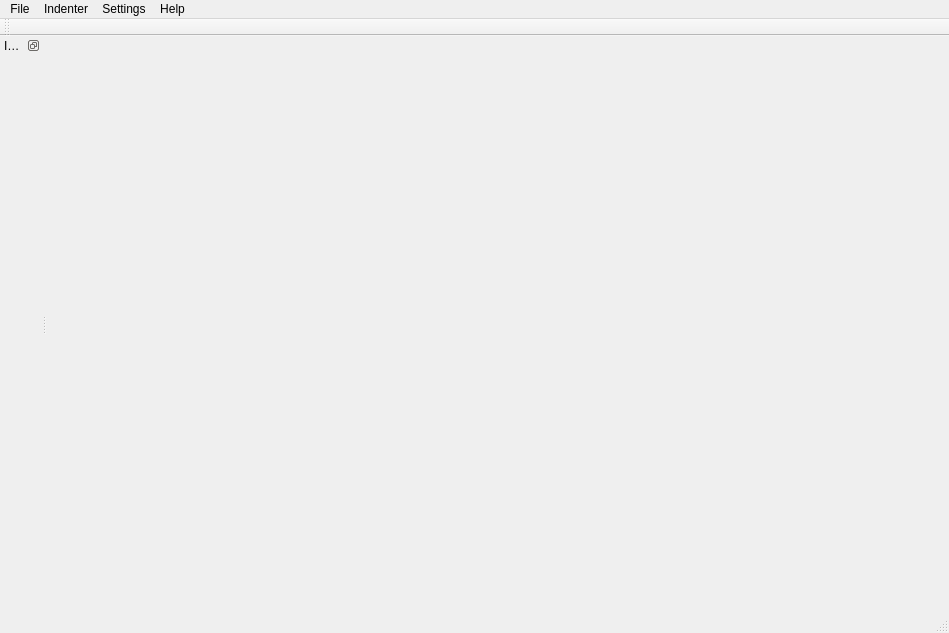
<ui version="4.0" >
 <author>Thomas_-_S</author>
 <class>IndentGui</class>
 <widget class="QMainWindow" name="IndentGui" >
  <property name="geometry" >
   <rect>
    <x>0</x>
    <y>0</y>
    <width>949</width>
    <height>633</height>
   </rect>
  </property>
  <property name="windowTitle" >
   <string>UniversalIndentGUI</string>
  </property>
  <property name="windowIcon" >
   <iconset resource="../resources/Icons.qrc" >:/mainWindow/icon2.png</iconset>
  </property>
  <widget class="QWidget" name="centralwidget" >
   <layout class="QHBoxLayout" >
    <property name="margin" >
     <number>0</number>
    </property>
    <property name="spacing" >
     <number>6</number>
    </property>
    <item>
     <layout class="QHBoxLayout" >
      <property name="margin" >
       <number>2</number>
      </property>
      <property name="spacing" >
       <number>0</number>
      </property>
     </layout>
    </item>
   </layout>
  </widget>
  <widget class="QStatusBar" name="statusbar" />
  <widget class="QMenuBar" name="menuBar" >
   <property name="geometry" >
    <rect>
     <x>0</x>
     <y>0</y>
     <width>949</width>
     <height>21</height>
    </rect>
   </property>
   <widget class="QMenu" name="menuFile" >
    <property name="title" >
     <string>File</string>
    </property>
    <widget class="QMenu" name="menuExport" >
     <property name="title" >
      <string>Export</string>
     </property>
     <addaction name="actionExportPDF" />
     <addaction name="actionExportHTML" />
    </widget>
    <addaction name="actionOpen_Source_File" />
    <addaction name="actionSave_Source_File" />
    <addaction name="actionSave_Source_File_As" />
    <addaction name="menuExport" />
    <addaction name="actionExit" />
   </widget>
   <widget class="QMenu" name="menuIndenter" >
    <property name="title" >
     <string>Indenter</string>
    </property>
    <addaction name="actionLoad_Indenter_Config_File" />
    <addaction name="actionSave_Indenter_Config_File" />
   </widget>
   <widget class="QMenu" name="menuHelp" >
    <property name="title" >
     <string>Help</string>
    </property>
    <addaction name="actionAbout_UniversalIndentGUI" />
   </widget>
   <widget class="QMenu" name="menuSettings" >
    <property name="title" >
     <string>Settings</string>
    </property>
    <addaction name="actionLive_Indent_Preview" />
    <addaction name="actionSyntax_Highlight" />
    <addaction name="actionWhiteSpaceVisible" />
    <addaction name="actionParameter_Tooltips" />
   </widget>
   <addaction name="menuFile" />
   <addaction name="menuIndenter" />
   <addaction name="menuSettings" />
   <addaction name="menuHelp" />
  </widget>
  <widget class="QDockWidget" name="dockWidget" >
   <property name="sizePolicy" >
    <sizepolicy>
     <hsizetype>3</hsizetype>
     <vsizetype>5</vsizetype>
     <horstretch>0</horstretch>
     <verstretch>0</verstretch>
    </sizepolicy>
   </property>
   <property name="features" >
    <set>QDockWidget::DockWidgetFloatable|QDockWidget::DockWidgetMovable|QDockWidget::NoDockWidgetFeatures</set>
   </property>
   <property name="allowedAreas" >
    <set>Qt::LeftDockWidgetArea|Qt::NoDockWidgetArea|Qt::RightDockWidgetArea</set>
   </property>
   <property name="windowTitle" >
    <string>Indenter Parameter</string>
   </property>
   <attribute name="dockWidgetArea" >
    <number>1</number>
   </attribute>
   <widget class="QWidget" name="dockWidgetContents" >
    <layout class="QHBoxLayout" >
     <property name="margin" >
      <number>0</number>
     </property>
     <property name="spacing" >
      <number>6</number>
     </property>
     <item>
      <layout class="QVBoxLayout" >
       <property name="margin" >
        <number>0</number>
       </property>
       <property name="spacing" >
        <number>0</number>
       </property>
      </layout>
     </item>
    </layout>
   </widget>
  </widget>
  <widget class="QToolBar" name="toolBar" >
   <property name="contextMenuPolicy" >
    <enum>Qt::PreventContextMenu</enum>
   </property>
   <property name="windowTitle" >
    <string>Main Toolbar</string>
   </property>
   <property name="orientation" >
    <enum>Qt::Horizontal</enum>
   </property>
   <property name="iconSize" >
    <size>
     <width>16</width>
     <height>16</height>
    </size>
   </property>
   <property name="toolButtonStyle" >
    <enum>Qt::ToolButtonTextBesideIcon</enum>
   </property>
   <attribute name="toolBarArea" >
    <number>4</number>
   </attribute>
  </widget>
  <action name="actionOpen_Source_File" >
   <property name="icon" >
    <iconset resource="../resources/Icons.qrc" >:/mainWindow/document-open.png</iconset>
   </property>
   <property name="text" >
    <string>Open Source File</string>
   </property>
   <property name="statusTip" >
    <string>Opens a dialog for selecting a source code file.</string>
   </property>
   <property name="shortcut" >
    <string>Ctrl+O</string>
   </property>
  </action>
  <action name="actionSave_Source_File" >
   <property name="enabled" >
    <bool>true</bool>
   </property>
   <property name="icon" >
    <iconset resource="../resources/Icons.qrc" >:/mainWindow/document-save.png</iconset>
   </property>
   <property name="text" >
    <string>Save Source File</string>
   </property>
   <property name="statusTip" >
    <string>Saves the currently shown source code to the last opened or saved source file.</string>
   </property>
   <property name="shortcut" >
    <string>Ctrl+S</string>
   </property>
  </action>
  <action name="actionSave_Source_File_As" >
   <property name="enabled" >
    <bool>true</bool>
   </property>
   <property name="icon" >
    <iconset resource="../resources/Icons.qrc" >:/mainWindow/document-save-as.png</iconset>
   </property>
   <property name="text" >
    <string>Save Source File As</string>
   </property>
   <property name="statusTip" >
    <string>Opens a file dialog to save the currently shown source code.</string>
   </property>
  </action>
  <action name="actionLoad_Indenter_Config_File" >
   <property name="icon" >
    <iconset resource="../resources/Icons.qrc" >:/mainWindow/load_indent_cfg.png</iconset>
   </property>
   <property name="text" >
    <string>Load Indenter Config File</string>
   </property>
   <property name="statusTip" >
    <string>Opens a file dialog to load the original config file of the indenter.</string>
   </property>
   <property name="shortcut" >
    <string>Alt+O</string>
   </property>
  </action>
  <action name="actionSave_Indenter_Config_File" >
   <property name="enabled" >
    <bool>true</bool>
   </property>
   <property name="icon" >
    <iconset resource="../resources/Icons.qrc" >:/mainWindow/save_indent_cfg.png</iconset>
   </property>
   <property name="text" >
    <string>Save Indenter Config File</string>
   </property>
   <property name="statusTip" >
    <string>Opens a dialog to save the current indenter configuration to a file.</string>
   </property>
   <property name="shortcut" >
    <string>Alt+S</string>
   </property>
  </action>
  <action name="actionAbout_UniversalIndentGUI" >
   <property name="icon" >
    <iconset resource="../resources/Icons.qrc" >:/mainWindow/info.png</iconset>
   </property>
   <property name="text" >
    <string>About UniversalIndentGUI</string>
   </property>
   <property name="statusTip" >
    <string>Shows info about UniversalIndentGUI.</string>
   </property>
  </action>
  <action name="actionExit" >
   <property name="icon" >
    <iconset resource="../resources/Icons.qrc" >:/mainWindow/system-log-out.png</iconset>
   </property>
   <property name="text" >
    <string>Exit</string>
   </property>
   <property name="statusTip" >
    <string>Quits the UniversalIndentGUI.</string>
   </property>
   <property name="shortcut" >
    <string>Ctrl+Q</string>
   </property>
  </action>
  <action name="actionExportPDF" >
   <property name="icon" >
    <iconset resource="../resources/Icons.qrc" >:/mainWindow/exportpdf.png</iconset>
   </property>
   <property name="text" >
    <string>PDF</string>
   </property>
   <property name="statusTip" >
    <string>Export the currently visible source code as PDF document</string>
   </property>
  </action>
  <action name="actionExportHTML" >
   <property name="checkable" >
    <bool>true</bool>
   </property>
   <property name="icon" >
    <iconset resource="../resources/Icons.qrc" >:/mainWindow/exporthtml.png</iconset>
   </property>
   <property name="text" >
    <string>HTML</string>
   </property>
   <property name="statusTip" >
    <string>Export the currently visible source code as HTML document</string>
   </property>
  </action>
  <action name="actionParameter_Tooltips" >
   <property name="checkable" >
    <bool>true</bool>
   </property>
   <property name="checked" >
    <bool>true</bool>
   </property>
   <property name="icon" >
    <iconset resource="../resources/Icons.qrc" >:/mainWindow/tooltip.png</iconset>
   </property>
   <property name="text" >
    <string>Parameter Tooltips</string>
   </property>
   <property name="statusTip" >
    <string>If checked, tool tips will show up if the mouse cursor remains over an indenter parameter for a while.</string>
   </property>
  </action>
  <action name="actionLive_Indent_Preview" >
   <property name="checkable" >
    <bool>true</bool>
   </property>
   <property name="icon" >
    <iconset resource="../resources/Icons.qrc" >:/mainWindow/live-preview.png</iconset>
   </property>
   <property name="text" >
    <string>Live Indent Preview</string>
   </property>
  </action>
  <action name="actionSyntax_Highlight" >
   <property name="checkable" >
    <bool>true</bool>
   </property>
   <property name="checked" >
    <bool>true</bool>
   </property>
   <property name="icon" >
    <iconset resource="../resources/Icons.qrc" >:/mainWindow/syntax-highlight.png</iconset>
   </property>
   <property name="text" >
    <string>Syntax Highlight</string>
   </property>
  </action>
  <action name="actionWhiteSpaceVisible" >
   <property name="checkable" >
    <bool>true</bool>
   </property>
   <property name="text" >
    <string>WhiteSpaceVisible</string>
   </property>
  </action>
 </widget>
 <resources>
  <include location="../resources/Icons.qrc" />
 </resources>
 <connections>
  <connection>
   <sender>actionExit</sender>
   <signal>activated()</signal>
   <receiver>IndentGui</receiver>
   <slot>close()</slot>
   <hints>
    <hint type="sourcelabel" >
     <x>-1</x>
     <y>-1</y>
    </hint>
    <hint type="destinationlabel" >
     <x>399</x>
     <y>299</y>
    </hint>
   </hints>
  </connection>
 </connections>
</ui>
